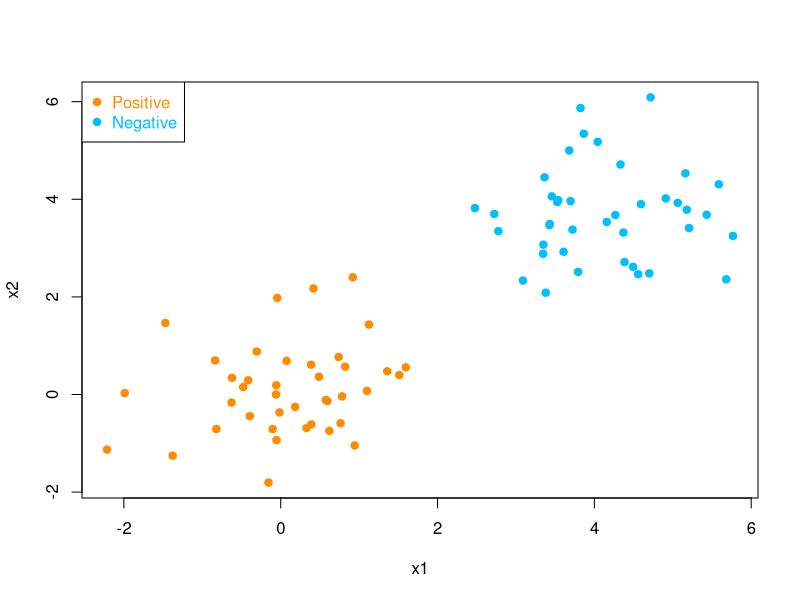
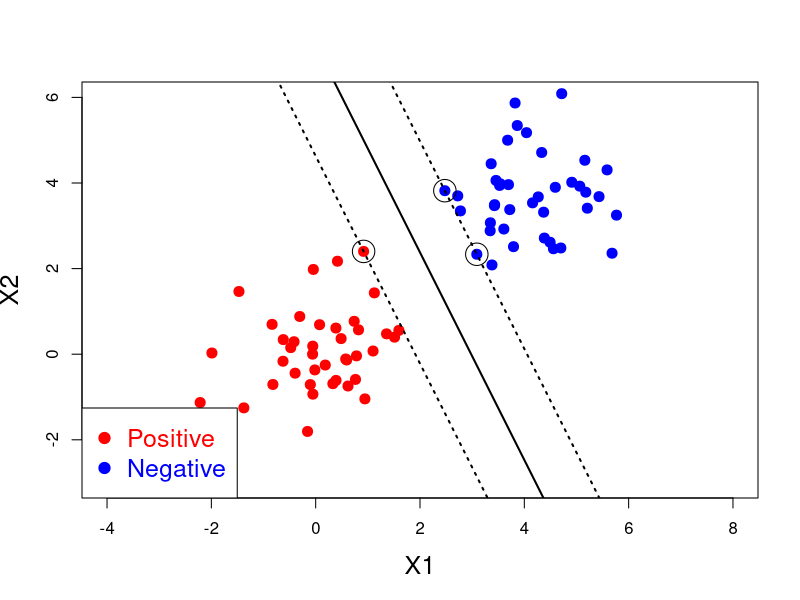
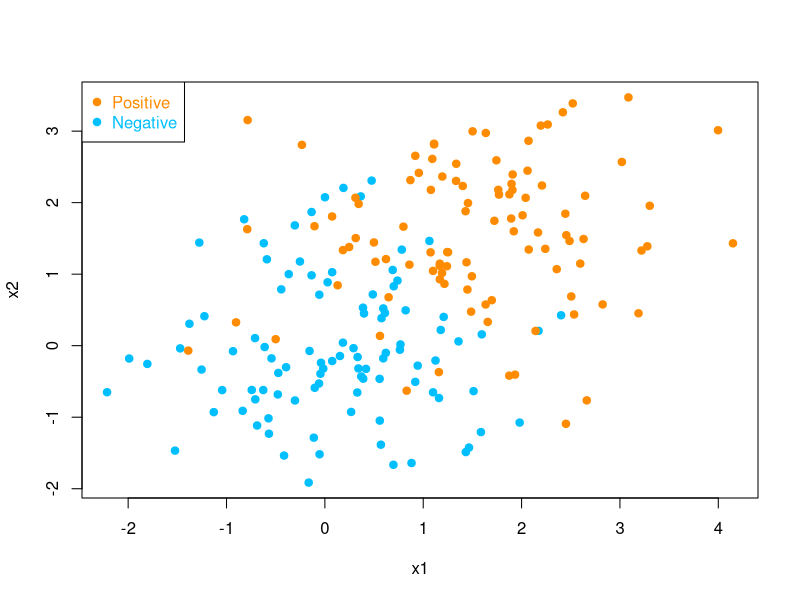
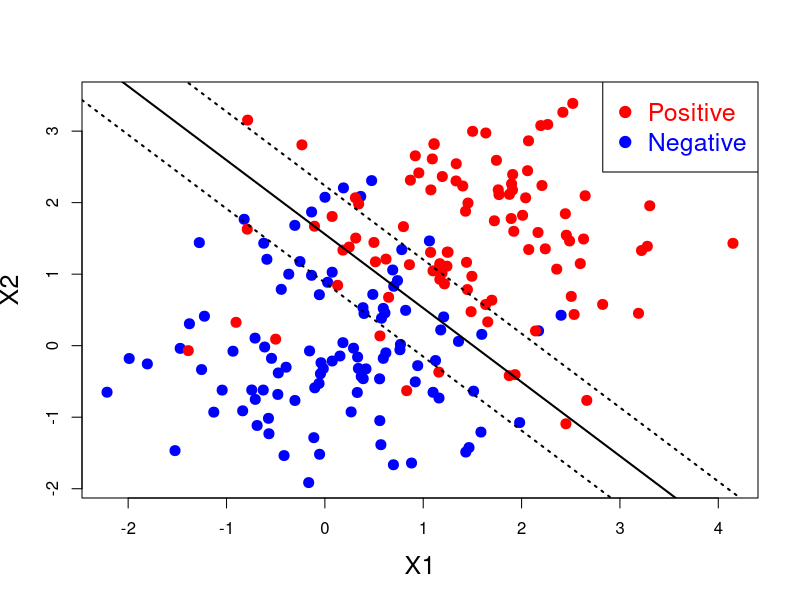
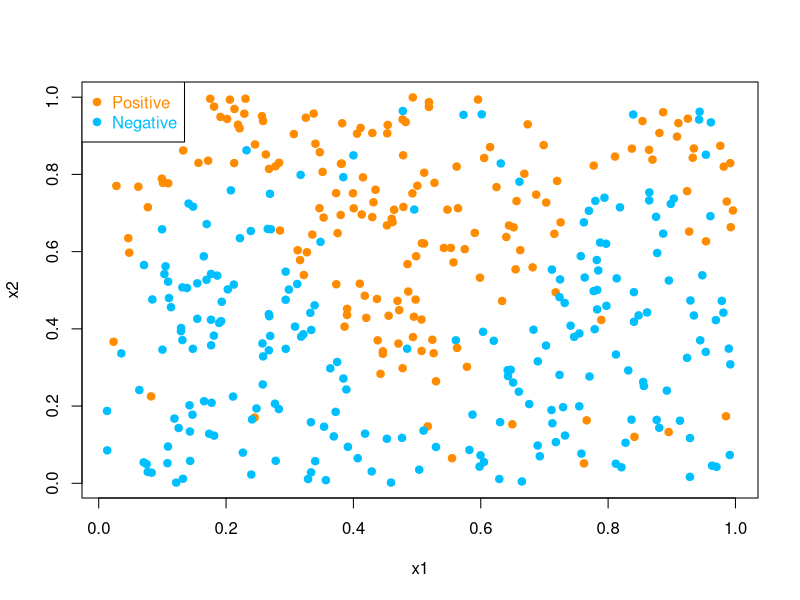

Generate these figures, in order, with R: (Note: a time limit stopped this script after it produced the figures.)
## ---- chunk 1
knitr::opts_chunk$set(echo = TRUE)
knitr::opts_chunk$set(message = FALSE)
knitr::opts_chunk$set(warning = FALSE)
knitr::opts_chunk$set(fig.height = 6, fig.width = 8, out.width = '50%', fig.align = "center")
options(width = 90)
## ---- chunk 2
set.seed(1)
n <- 40
p <- 2
xpos <- matrix(rnorm(n * p, mean = 0, sd = 1), n, p)
xneg <- matrix(rnorm(n * p, mean = 4, sd = 1), n, p)
x <- rbind(xpos, xneg)
y <- matrix(c(rep(1, n), rep(-1, n)))

plot(
  x,
  col = ifelse(y > 0, "darkorange", "deepskyblue"),
  pch = 19,
  xlab = "x1",
  ylab = "x2"
)
legend(
  "topleft",
  c("Positive", "Negative"),
  col = c("darkorange", "deepskyblue"),
  pch = c(19, 19),
  text.col = c("darkorange", "deepskyblue")
)
## ---- chunk 3

#Implementing dual problem
Q <- sapply(1:nrow(x), function(i) y[i]*t(x)[,i])
D <- t(Q)%*%Q
I <- diag(10 ^ -5, nrow(x))
Dmat <- D + I
d <- matrix(1, nrow = nrow(x), ncol = 1)
A <- cbind(matrix(y, nrow=nrow(x), ncol=1), diag(nrow=nrow(x)))
b0 <- rbind( matrix(0, nrow=1, ncol=1) , matrix(0, nrow=nrow(x), ncol=1) )

#using quadprog
library(quadprog)
sol <- solve.QP(Dmat, dvec = d, Amat = A, b0, meq = 1)

#calculate beta = sum(alpha_i*y_i*x_i)
beta <- matrix(0, ncol = 2, nrow = 1)
for (i in 1:nrow(x)) {
  beta <- beta + sol$solution[i] * y[i] * x[i, ]
}
beta

#calculating beta zero as given in class
beta_zero <-
  -(max(x[y == -1,] %*% t(beta)) + min(x[y == 1,] %*% t(beta))) / 2
beta_zero

b <- beta
b0 <- beta_zero

# plot on the data
plot(
  x,
  col = ifelse(y > 0, "red", "blue"),
  pch = 19,
  cex = 1.2,
  lwd = 2,
  xlab = "X1",
  ylab = "X2",
  cex.lab = 1.5,
  xlim = c(-4, 8),
  ylim = c(-3, 6),
)
legend(
  "bottomleft",
  c("Positive", "Negative"),
  col = c("red", "blue"),
  pch = c(19, 19),
  text.col = c("red", "blue"),
  cex = 1.5
)
#Decision Boundary
abline(
  a = -b0 / b[1, 2],
  b = -b[1, 1] / b[1, 2],
  col = "black",
  lty = 1,
  lwd = 2
)
# the two margin lines
abline(
  a = (-b0 - 1) / b[1, 2],
  b = -b[1, 1] / b[1, 2],
  col = "black",
  lty = 3,
  lwd = 2
)
abline(
  a = (-b0 + 1) / b[1, 2],
  b = -b[1, 1] / b[1, 2],
  col = "black",
  lty = 3,
  lwd = 2
)
#add support vectors
points(x[abs(sol$solution) > 5*10^-5, ], col="black", cex=3)
## ---- chunk 4
set.seed(1)
n = 100 # number of data points for each class
p = 2 # dimension

# Generate the positive and negative examples
xpos <- matrix(rnorm(n * p, mean = 0, sd = 1), n, p)
xneg <- matrix(rnorm(n * p, mean = 1.5, sd = 1), n, p)
x <- rbind(xpos, xneg)
y <- c(rep(-1, n), rep(1, n))

plot(
  x,
  col = ifelse(y > 0, "darkorange", "deepskyblue"),
  pch = 19,
  xlab = "x1",
  ylab = "x2"
)
legend(
  "topleft",
  c("Positive", "Negative"),
  col = c("darkorange", "deepskyblue"),
  pch = c(19, 19),
  text.col = c("darkorange", "deepskyblue")
)
## ---- chunk 5
#create a loss function
loss <- function(x, y, beta, lambda)
{
  sum = 0
  power <- x %*% beta
  for (i in 1:length(y)) {
    sum = sum + log(1 + exp(-y[i] * (power[i])))
  }
  beta_norm <- sqrt(sum(beta ^ 2))
  return(sum + lambda * beta_norm)
}

#using optim function to optimize with lambda = 0.5
solution = optim(
  matrix(rep(0, 3)),
  loss,
  x = cbind(1, x),
  y = y,
  lambda = 0.5,
  method = "BFGS"
)
solution$par

#plot the results
plot(
  x,
  col = ifelse(y > 0, "red", "blue"),
  pch = 19,
  cex = 1.2,
  lwd = 2,
  xlab = "X1",
  ylab = "X2",
  cex.lab = 1.5
)
legend(
  "topright",
  c("Positive", "Negative"),
  col = c("red", "blue"),
  pch = c(19, 19),
  text.col = c("red", "blue"),
  cex = 1.5
)

b <- matrix(solution$par[2:length(solution$par)], ncol = 2)
b0 <- solution$par[1]
#decision boundary
abline(
  a = -b0 / b[1, 2],
  b = -b[1, 1] / b[1, 2],
  col = "black",
  lty = 1,
  lwd = 2
)
#plotting the margin 
abline(
  a = (-b0 - 1) / b[1, 2],
  b = -b[1, 1] / b[1, 2],
  col = "black",
  lty = 3,
  lwd = 2
)
abline(
  a = (-b0 + 1) / b[1, 2],
  b = -b[1, 1] / b[1, 2],
  col = "black",
  lty = 3,
  lwd = 2
)

## ---- chunk 6
set.seed(1)
n = 400
p = 2 # dimension

# Generate the positive and negative examples
x <- matrix(runif(n * p), n, p)
side <- (x[, 2] > 0.5 + 0.3 * sin(3 * pi * x[, 1]))
y <-
  sample(c(1,-1), n, TRUE, c(0.9, 0.1)) * (side == 1) + sample(c(1,-1), n, TRUE, c(0.1, 0.9)) *
  (side == 0)

plot(
  x,
  col = ifelse(y > 0, "darkorange", "deepskyblue"),
  pch = 19,
  xlab = "x1",
  ylab = "x2"
)
legend(
  "topleft",
  c("Positive", "Negative"),
  col = c("darkorange", "deepskyblue"),
  pch = c(19, 19),
  text.col = c("darkorange", "deepskyblue")
)
## ---- chunk 7

#define a kernel function, assuming sigma = 1
kernel <- function(xi,xj){
  return(exp((-1/2)*sum((xi-xj)^2)))
}

#calculating n*n matrix of K
K <- matrix(0, nrow(x), nrow(x))
for (i in 1:nrow(x)){
  for (j in 1:nrow(x)){
    K[i,j] = kernel(x[i,],x[j,])
  }
}

#defining the loss function
kernel_loss <- function(k, y, beta, lambda)
{
  sum = 0
  for (i in 1:length(y)) {
    sum = sum + log(1 + exp(-y[i] * (t(k[,i])%*%beta)))
  }
  beta_norm <- t(beta)%*%k%*%beta
  return(sum + lambda * beta_norm)
}

#optimising using 
solution = optim(
  matrix(rep(0, nrow(x))),
  kernel_loss,
  k = K,
  y = y,
  lambda = 0.01,
  method = "BFGS"
)

#in sample prediction
pred <- ifelse( t(K)%*%solution$par >= 0 , 1, -1)
pred <- as.factor(pred)
y <- as.factor(y)

#plotting in-sample prediction
plot(
  x,
  col = ifelse(pred == 1, "darkorange", "deepskyblue"),
  pch = 19,
  xlab = "x1",
  ylab = "x2",
  main = "In-sample predictions"
)
legend(
  "topleft",
  c("Positive", "Negative"),
  col = c("darkorange", "deepskyblue"),
  pch = c(19, 19),
  text.col = c("darkorange", "deepskyblue")
)

#checking results
library(caret)
confusionMatrix(pred, y)
